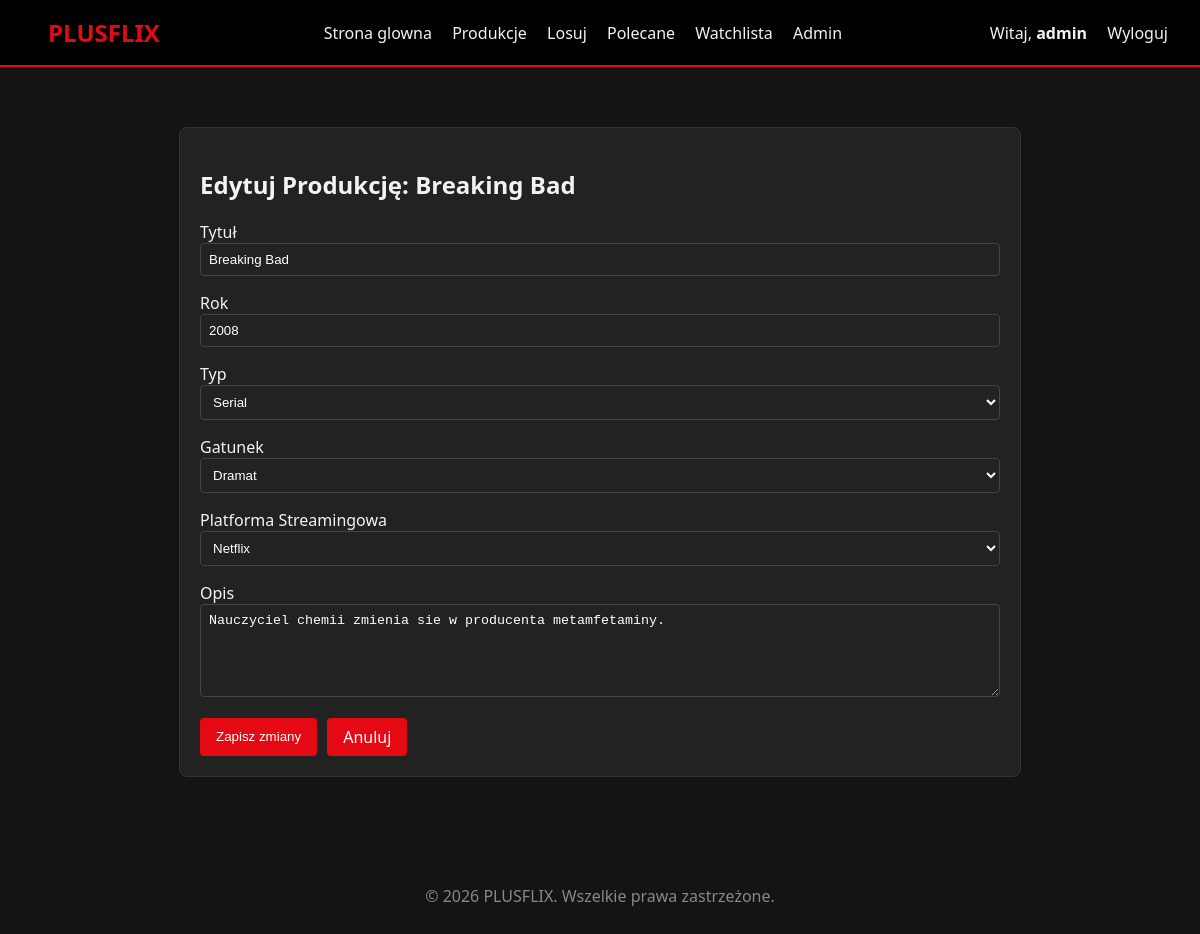
The app's page /public/pages/editProduction/1 (signed in) with its own data.
### tables this page shows
CREATE TABLE IF NOT EXISTS productions (
    id INT AUTO_INCREMENT PRIMARY KEY,
    title VARCHAR(255) NOT NULL,
    type VARCHAR(50) NOT NULL,
    genre_id INT,
    description TEXT,
    streaming_platforms_id INT,
    year INT,
    rating DECIMAL(3,1),
    created_at TIMESTAMP DEFAULT CURRENT_TIMESTAMP,
    FOREIGN KEY (genre_id) REFERENCES genres(id),
    FOREIGN KEY (streaming_platforms_id) REFERENCES streaming_platforms(id)
    );

CREATE TABLE IF NOT EXISTS genres (
    id INT AUTO_INCREMENT PRIMARY KEY,
    name VARCHAR(100) NOT NULL UNIQUE
);

CREATE TABLE IF NOT EXISTS streaming_platforms (
    id INT AUTO_INCREMENT PRIMARY KEY,
    name VARCHAR(100) NOT NULL,
    price DECIMAL(10,2),
    offer TEXT
    );

### core/Router.php (called while the page is built, shortened)
<?php
class Router {
    protected string $currentMethod = 'index';
    public function __construct() {
        $url = $this->getUrl();
        if ($url && strtolower($url[0]) === 'detail') {
            $this->currentController = 'App\\Controllers\\Pages';
            $this->currentMethod = 'detail';
            unset($url[0]);
        } elseif ($url && file_exists('../app/Controllers/' . ucwords($url[0]) . '.php')) {
            unset($url[0]);
        }
        $this->currentController = new $this->currentController;
        if (isset($url[1])) {
            if (method_exists($this->currentController, $url[1])) {
                $this->currentMethod = $url[1];
                unset($url[1]);
            }
        } else if (isset($url[0]) && method_exists($this->currentController, $url[0])) {
            $this->currentMethod = $url[0];
            unset($url[0]);
        }
        $this->params = $url ? array_values($url) : [];
        call_user_func_array([$this->currentController, $this->currentMethod], $this->params);
    }
    public function getUrl(): ?array {
        if (isset($_GET['url'])) {
            $url = rtrim($_GET['url'], '/');
            $url = filter_var($url, FILTER_SANITIZE_URL);
            return explode('/', $url);
        }
        return null;
    }
}

### public/index.php (called while the page is built, shortened)
<?php
spl_autoload_register(function($className) {
    $className = str_replace('\\', '/', $className);
    $file = '../' . $className . '.php';
});
$init = new Router();

### core/Database.php (called while the page is built, shortened)
<?php
class Database {
    private string $host = DB_HOST;
    private string $user = DB_USER;
    private string $pass = DB_PASS;
    private string $dbname = DB_NAME;
    private ?PDO $dbh = null;
    private $stmt;
    public function __construct() {
        $dsn = 'mysql:host=' . $this->host . ';dbname=' . $this->dbname;
        $options = [
            PDO::ATTR_PERSISTENT => true,
            PDO::ATTR_ERRMODE => PDO::ERRMODE_EXCEPTION,
            PDO::ATTR_DEFAULT_FETCH_MODE => PDO::FETCH_OBJ
        ];
        try {
            $this->dbh = new PDO($dsn, $this->user, $this->pass, $options);
        } catch (PDOException $e) {
            $this->error = $e->getMessage();
            echo "Błąd połączenia: " . $this->error;
        }
    }
    public function query(string $sql): void {
        $this->stmt = $this->dbh->prepare($sql);
    }
    public function bind($param, $value, $type = null): void {
        if (is_null($type)) {
            $type = match (true) {
                is_int($value) => PDO::PARAM_INT,
                is_bool($value) => PDO::PARAM_BOOL,
                is_null($value) => PDO::PARAM_NULL,
                default => PDO::PARAM_STR,
            };
        }
        $this->stmt->bindValue($param, $value, $type);
    }
    public function execute(): bool {
        return $this->stmt->execute();
    }
    public function resultSet(): array {
        $this->execute();
        return $this->stmt->fetchAll();
    }
    public function single() {
        $this->execute();
        return $this->stmt->fetch();
    }
}

### app/Models/Movie.php (called while the page is built, shortened)
<?php
class Movie extends Model {
    public function getMovieById($id) {
        $this->updateSingleMovieRating($id);
        $this->db->query('SELECT p.*, g.name as genre, sp.name as streaming_platforms FROM productions p LEFT JOIN genres g ON p.genre_id = g.id LEFT JOIN streaming_platforms sp ON p.streaming_platforms_id = sp.id WHERE p.id = :id');
        $this->db->bind(':id', $id);
        return $this->db->single();
    }
    private function updateSingleMovieRating($id) {
        $this->db->query('SELECT AVG(rating) as avg_rating FROM ratings WHERE production_id = :production_id AND is_approved = 1');
        $this->db->bind(':production_id', $id);
        $row = $this->db->single();
        $avgRating = ($row && $row->avg_rating !== null) ? round($row->avg_rating, 1) : 0;
        $this->db->query('UPDATE productions SET rating = :rating WHERE id = :id');
        $this->db->bind(':rating', $avgRating);
        $this->db->bind(':id', $id);
        $this->db->execute();
    }
}

### core/Model.php (called while the page is built, shortened)
<?php
abstract class Model {
    public function __construct(Database $db) {
        $this->db = $db;
    }
}

### app/Models/Genre.php (called while the page is built, shortened)
<?php
class Genre extends Model {
    public function getAllGenres() {
        $this->db->query("SELECT * FROM genres ORDER BY name ASC");
        return $this->db->resultSet();
    }
}

### app/Models/Streaming.php (called while the page is built, shortened)
<?php
class Streaming extends Model {
    public function getAllStreamings() {
        $this->db->query("SELECT * FROM streaming_platforms ORDER BY name ASC");
        return $this->db->resultSet();
    }
}

### app/Views/pages/edit_production.php (the view, shortened to what this page needs)
<div class="page-container">
    <div class="admin-section max-width-800 margin-auto">
        <h2>Edytuj Produkcję: <?php echo $data['movie']->title; ?></h2>
        <form action="<?php echo URLROOT; ?>/pages/editProduction/<?php echo $data['movie']->id; ?>" method="post">
            <div class="form-group">
                <label>Tytuł</label>
                <input type="text" name="title" value="<?php echo $data['movie']->title; ?>" class="form-control" required>
            </div>
            <div class="form-group">
                <label>Rok</label>
                <input type="number" name="year" value="<?php echo $data['movie']->year; ?>" class="form-control" required>
            </div>
            <div class="form-group">
                <label>Typ</label>
                <select name="type" class="form-control">
                    <option value="Serial" <?php echo ($data['movie']->type == 'Serial') ? 'selected' : ''; ?>>Serial</option>
                </select>
            </div>
            <div class="form-group">
                <label>Gatunek</label>
                <select name="genre_id" class="form-control" required>
                    <?php foreach($data['genres'] as $genre) : ?>
                        <option value="<?php echo $genre->id; ?>" <?php echo ($data['movie']->genre_id == $genre->id) ? 'selected' : ''; ?>>
                            <?php echo $genre->name; ?>
                        </option>
                    <?php endforeach; ?>
                </select>
            </div>
            <div class="form-group">
                <label>Platforma Streamingowa</label>
                <select name="streaming_platforms_id" class="form-control" required>
                    <?php foreach($data['streamings'] as $streaming) : ?>
                        <option value="<?php echo $streaming->id; ?>" <?php echo ($data['movie']->streaming_platforms_id == $streaming->id) ? 'selected' : ''; ?>>
                            <?php echo $streaming->name; ?>
                        </option>
                    <?php endforeach; ?>
                </select>
            </div>
            <div class="form-group">
                <label>Opis</label>
                <textarea name="description" rows="5" class="form-control"><?php echo $data['movie']->description; ?></textarea>
            </div>
            <div class="flex-gap-10">
                <button type="submit" class="btn btn-primary">Zapisz zmiany</button>
                <a href="<?php echo URLROOT; ?>/pages/admin" class="btn btn-gray">Anuluj</a>
            </div>
        </form>
    </div>
</div>

### public/css/style.css (style rules this page uses)
:root { --primary: #e50914; --dark: #141414; --light: #f3f3f3; --grey: #333; }
body { font-family: 'Segoe UI', Tahoma, Geneva, Verdana, sans-serif; margin: 0; background-color: var(--dark); color: var(--light); }
.btn { background: var(--primary); color: white; padding: 0.5rem 1rem; border: none; border-radius: 4px; cursor: pointer; text-decoration: none; display: inline-block; }
form input, form select, form textarea { padding: 0.5rem; margin-bottom: 1rem; border-radius: 4px; border: 1px solid #444; background: #222; color: white; width: 100%; box-sizing: border-box; }
.page-container { max-width: 1200px; margin: 40px auto; padding: 20px; }

### public/css/admin.css (style rules this page uses)
.admin-section { margin-bottom: 60px; background: #222; padding: 20px; border-radius: 8px; border: 1px solid #333; }
.margin-auto { margin: 0 auto; }
.max-width-800 { max-width: 800px; }
.flex-gap-10 { display: flex; gap: 10px; }

### records on screen
productions: title "Breaking Bad", year "2008", type "Serial", genre_id "Dramat", streaming_platforms_id "Netflix", description "Nauczyciel chemii zmienia sie w producenta metamfetaminy."

### other values on screen
$_SESSION['username'] "admin"
